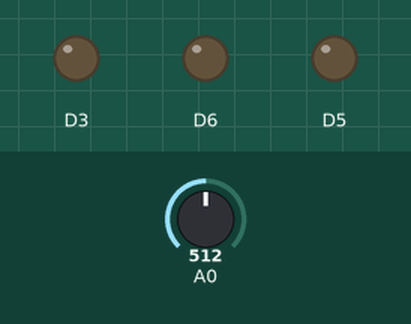
Recording of a sketch running on a simulated ESP8266 (NodeMCU). Shown: output pins drawn as LEDs (lit = HIGH). Dashed ring = blinking. Inputs (shaded band) come from the test bench; at power-on: A0 = 512. What the sketch prints to the serial monitor is not drawn.

Above: at 1.2 s.
1.3 s: A0 set to 486
At 2.0 s:
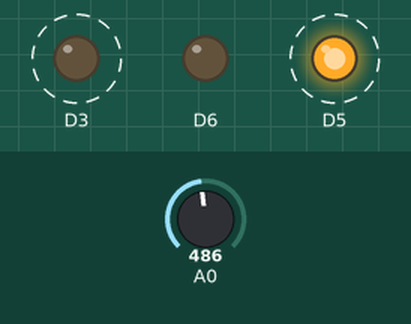
4.3 s: A0 set to 510
At 4.85 s:
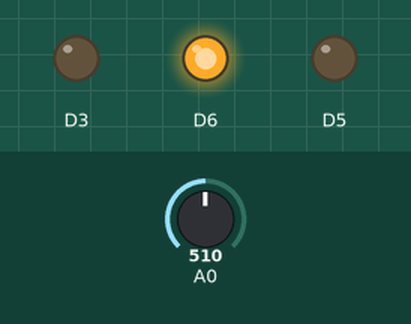
6.4 s: A0 set to 490
At 6.61 s:
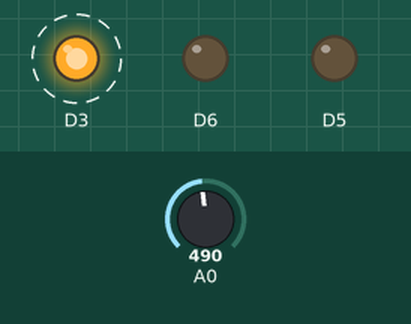
9.4 s: A0 set to 511
At 9.8 s:
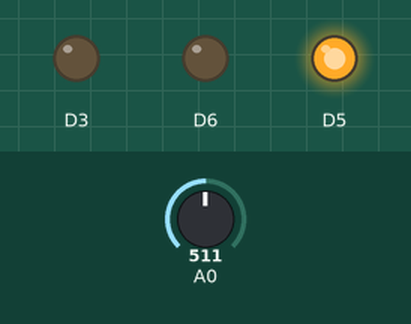
Timing chart, 0 to 12.4 s (numbered marks = the images above; inputs shaded):
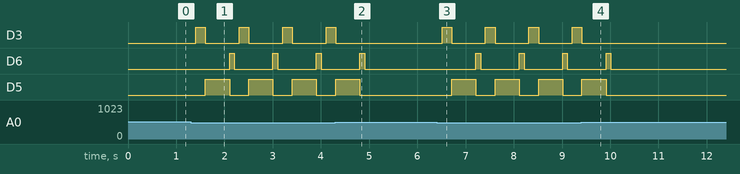

The sketch:

ddd.ino
```cpp
#include  <ArduinoJson.h>

JsonDocument doc;
char jsonOut[128];


void setup() {
Serial.begin(115200);
pinMode(D3, OUTPUT);
pinMode(D5, OUTPUT);
pinMode(D6, OUTPUT);

}

void loop() {
  int idr_value = analogRead(A0);
  Serial.println(idr_value);
 CreateJSON();
 delay(100);

 if(idr_value < 500){
   digitalWrite(D3, HIGH );
    delay(200);
    digitalWrite(D3, LOW);
   digitalWrite(D5, HIGH );
   delay(500);
    digitalWrite(D5, LOW);
     digitalWrite(D6, HIGH );
   delay(100);
    digitalWrite(D6, LOW);

 };
}

void CreateJSON(){
  doc["licht"] = "193";
   doc["licht2"] = "320";
   serializeJson(doc, jsonOut);

   serializeJson(doc, Serial);
}
```

Measured:
- the behaviour switches between 500 and 499 on A0 (found by bisection; images 0 and 1)
- after the input at 1.3 s, D3: alternates HIGH for 0.20 s and LOW for 0.70 s, starting after 0.10 s; D6: alternates HIGH for 0.10 s and LOW for 0.80 s, starting after 0.80 s; D5: alternates HIGH for 0.50 s and LOW for 0.40 s, starting after 0.30 s
- after the input at 4.3 s, D3: goes on until 4.3 s, then stays LOW; D6: goes on until 4.9 s, then stays LOW; D5: goes on until 4.8 s, then stays LOW
- after the input at 6.4 s, D3: alternates HIGH for 0.20 s and LOW for 0.70 s, starting after 0.11 s; D6: alternates HIGH for 0.10 s and LOW for 0.80 s, starting after 0.81 s; D5: alternates HIGH for 0.50 s and LOW for 0.40 s, starting after 0.31 s
- after the input at 9.4 s, D3: goes on until 9.4 s, then stays LOW; D6: goes on until 10.0 s, then stays LOW; D5: goes on until 9.9 s, then stays LOW
